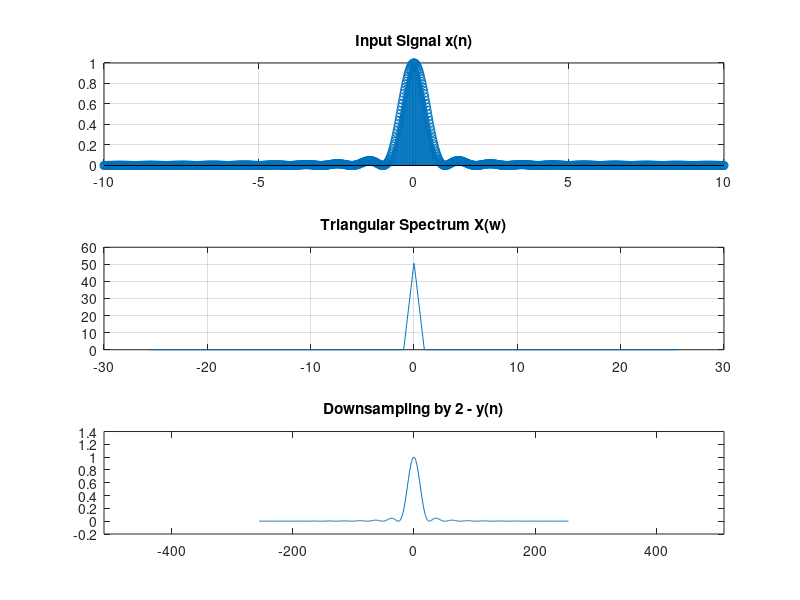
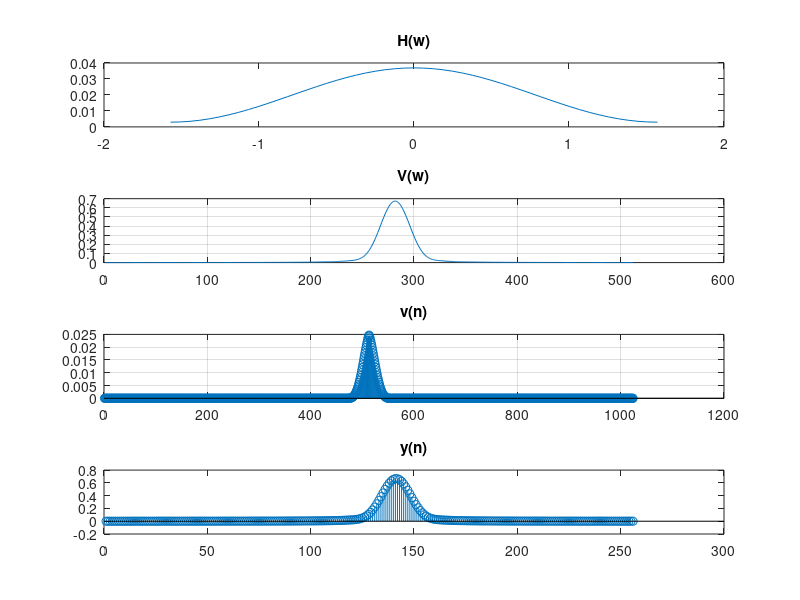

These charts were generated, in order, by the following MATLAB code:
% MDSP Tutorial #2
% Implementation of Decimation
% Name: Sachin Chauhan
% Roll# 23SP06007
%/////////////////////////////////////////////////////////////////////

clc;
clear all;
close all;

% Creating the input signal in time domain
N=1024; % Segment Length
%t=-N/2:0.1:N/2;
t=linspace(-10,10,N);
filter_order=30;
D=2;%   Decimation Factor

inp_sig=sinc(t).^2;%    Input function with Triangular spectrum
%   Plotting of Input signal
figure(1);
subplot(3,1,1);
stem(t,inp_sig);
grid on;
title('Input Signal x(n)');

% Taking Fourier Transform of Input Signal
n=-N/(2*D):1:(N/(2*D))-1;%  modifying n
Xw=(fft(inp_sig,N)); %Triangular Spectrum
Xw_mod=fftshift(Xw);%   Shifting center frequency to zero frequency in spectrum

% Calculate the sampling frequency from the time vector
Fs_original = 1 / (t(2) - t(1));

% Calculate the frequency vector
f = (-N/2:N/2-1) * (Fs_original / N);
%Plotting frequency spectrum
subplot(3,1,2);
plot(f, abs(Xw_mod));
grid on;
% xlabel('Frequency');
% ylabel('Magnitude');
title('Triangular Spectrum X(w)');

%2 Perform downsampling by factor of 2, plot x,v,y

y_decimation=decimate(inp_sig,D,filter_order,"fir");
grid on;
subplot(3,1,3);
plot(n,y_decimation);
title('Downsampling by 2 - y(n)');
xlim([-N/2 N/2]);

fs=1000;
fc=pi/D;
lpf_order=50;
fc_normalized=fc/(fs*2);
low_pass_filter=fir1(lpf_order,fc_normalized,"low");
t_filter=linspace(-(pi/D),(pi/D),length(low_pass_filter));

figure(2);
grid on;
subplot(4,1,1);
plot(t_filter,low_pass_filter);
title('H(w)');
v=filter(low_pass_filter,1,abs(y_decimation));
subplot(4,1,2);
plot(abs(v));
title('V(w)');

%   Plotting filter output
grid on;
subplot(4,1,3);
stem(abs(ifftshift(ifft(v,N))));
title('v(n)');

y2_decimated=decimate(v,D);
grid on;
subplot(4,1,4);
stem(y2_decimated);
title('y(n)');